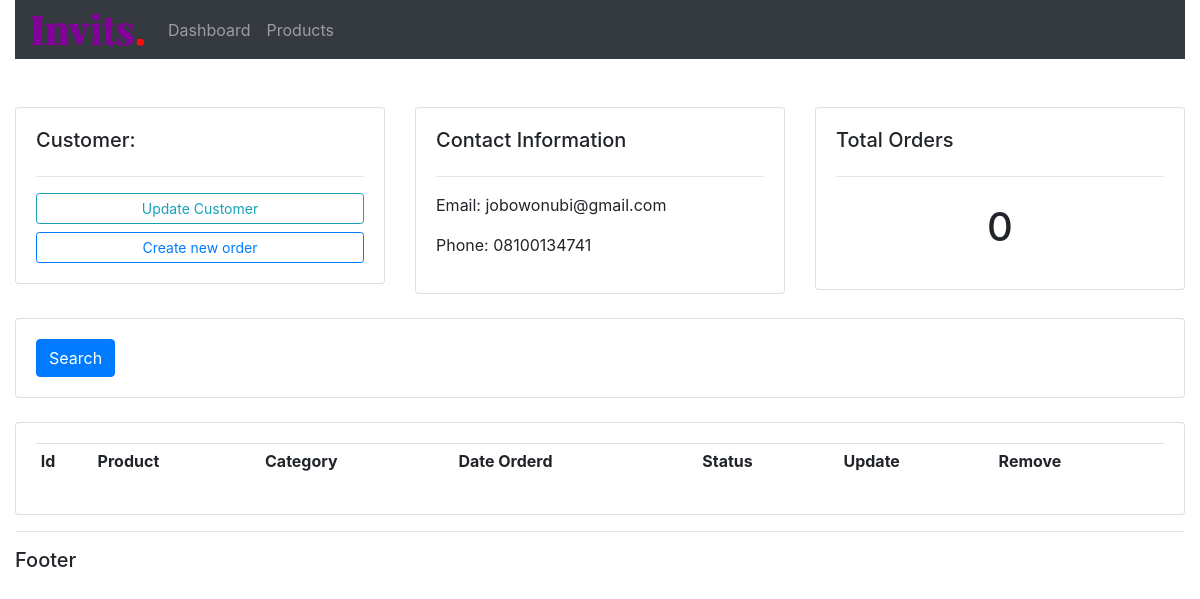
/customer/1, run on an earlier commit of the app's database.
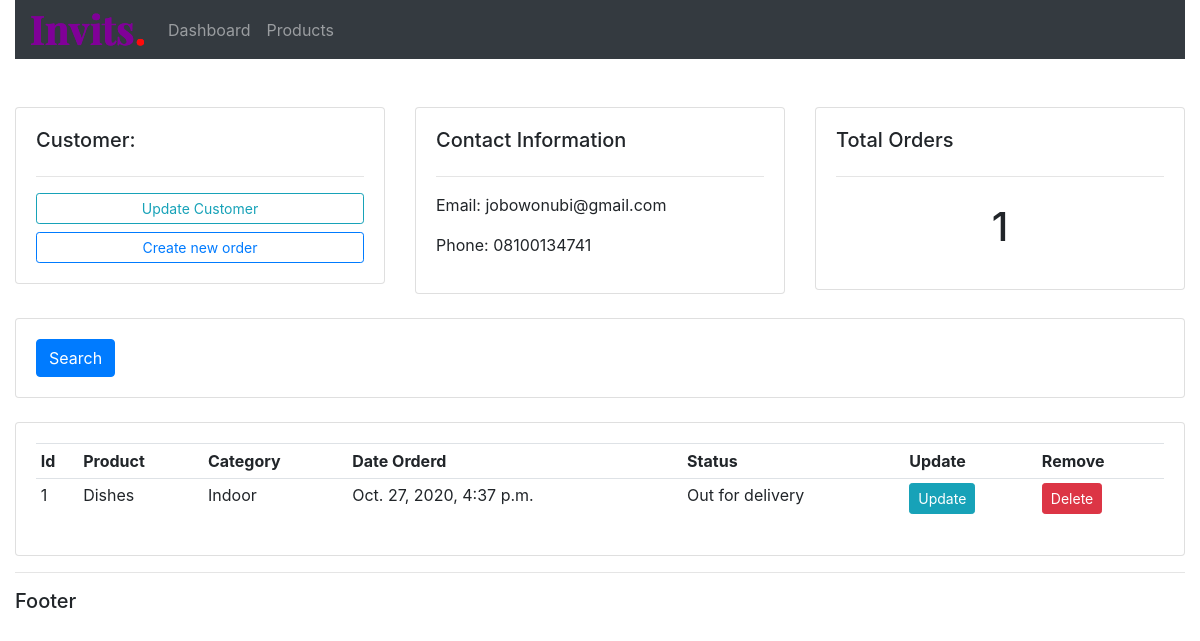
And on a later commit of the database.
### account/models.py (models this page shows, shortened)
class Order(models.Model):
    STATUS = [
        ('Pending', 'Pending'),
        ('Out for delivery', 'Out for delivery'),
        ('Delivered', 'Delivered')
    ]
    customer = models.ForeignKey(
        Customer, null=True, on_delete=models.SET_NULL)
    product = models.ForeignKey(Product, null=True, on_delete=models.SET_NULL)
    status = models.CharField(max_length=18, choices=STATUS)
    date_created = models.DateTimeField(auto_now_add=True)

class Product(models.Model):
    CATEGORY = [
        ('Indoor', 'Indoor'),
        ('Out Door', 'Out Door')
    ]
    name = models.CharField(max_length=50, null=True)
    price = models.FloatField()
    category = models.CharField(max_length=50, null=True, choices=CATEGORY)
    description = models.TextField(null=True, blank=True)
    tags = models.ManyToManyField(Tag)
    date_created = models.DateTimeField(auto_now_add=True)
    def __str__(self):
        return self.name

### account/views.py (the view)
# urls.py: path('customer/<int:customer_id>', views.customer, name='customer'),
def customer(request, customer_id):
    customer = get_object_or_404(Customer, id=customer_id)
    orders = customer.order_set.all()
    context = {
        'customer': customer,
        'orders': orders,
        'total_orders': orders.count()
    }
    return render(request, "account/customer.html", context)

### account/templates/account/customer.html
{% extends 'account/main.html' %}
{% block content %}
<br>
<div class="row">
	<div class="col-md-4">
		<div class="card card-body">
			<h5>Customer:</h5>
			<hr>
			<a class="btn btn-outline-info  btn-sm btn-block" href="">Update Customer</a>
			<a class="btn btn-outline-primary  btn-sm btn-block" href="{% url 'create_order' customer.id %}">Create new
				order</a>
		</div>
	</div>
	<div class="col-md-4">
		<div class="card card-body">
			<h5>Contact Information</h5>
			<hr>
			<p>Email: {{ customer.email }} </p>
			<p>Phone: {{ customer.phone }}</p>
		</div>
	</div>
	<div class="col-md-4">
		<div class="card card-body">
			<h5>Total Orders</h5>
			<hr>
			<h1 style="text-align: center;padding: 10px">{{ total_orders }}</h1>
		</div>
	</div>
</div>
<br>
<div class="row">
	<div class="col">
		<div class="card card-body">
			<form method="get">
				<button class="btn btn-primary" type="submit">Search</button>
			</form>
		</div>
	</div>
</div>
<br>
<div class="row">
	<div class="col-md">
		<div class="card card-body">
			<table class="table table-sm">
				<tr>
					<th>Id</th>
					<th>Product</th>
					<th>Category</th>
					<th>Date Orderd</th>
					<th>Status</th>
					<th>Update</th>
					<th>Remove</th>
				</tr>
				{% for order in  orders %}
				<tr>
					<td>{{ forloop.counter }}</td>
					<td>{{ order.product }}</td>
					<td>{{ order.product.category }}</td>
					<td>{{ order.date_created }}</td>
					<td>{{ order.status }}</td>
					<td><a class="btn btn-sm btn-info" href="{% url 'update_order' order.id %}">Update</a></td>
					<td><a class="btn btn-sm btn-danger" href="{% url 'delete_order' order.id %}">Delete</a></td>
				</tr>
				{% endfor %}
			</table>
		</div>
	</div>
</div>
{% endblock %}

What changed in the data, as far as the page shows it:
added Order: product "Dishes", product.category "Indoor", date_created "Oct. 27, 2020, 4:37 p.m.", status "Out for delivery"
Also different on the page:
{{ total_orders }}: "0" → "1"
